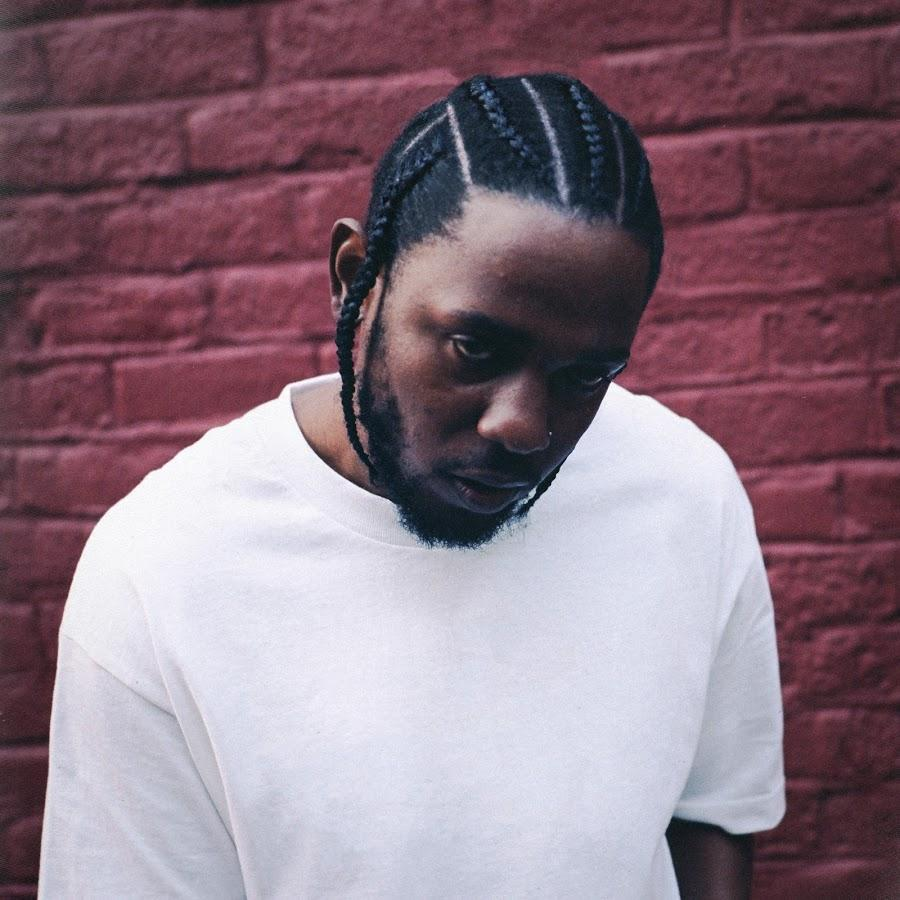
#> input picture resources/damn.jpg, 900 x 900 px
$ python -i images.py   (imports and definitions only)   (older library calls are emulated)
#> lines starting #> are read from the running program, lines starting #| are printed output that depends on the picture
import sys
sys.path.insert(0, 'vendor')

import os
import requests
from PIL import Image, ExifTags
from io import BytesIO
import random


# [13 lines left out: function upload_image, not called in this run]

def rotate_upright(image: Image):
    """
    Rotate a PIL image to upright depending on its current orientation according to EXIF data.
    """
    try:
        for orientation in ExifTags.TAGS.keys():
            if ExifTags.TAGS[orientation] == "Orientation":
                break
        exif = dict(image._getexif().items())

        orientation = exif[orientation]
        if orientation == 3:
            image = image.rotate(180, expand=True)
        elif orientation == 6:
            image = image.rotate(270, expand=True)
        elif orientation == 8:
            image = image.rotate(90, expand=True)
    except (AttributeError, KeyError) as e:
        pass
    return image

# [77 lines left out: functions upload_pil_image, pil_from_url, resize, limit_image_size, get_portrait, get_source_url, not called in this run]

>>> import cv2
>>> picture = cv2.imread('resources/damn.jpg', cv2.IMREAD_GRAYSCALE)
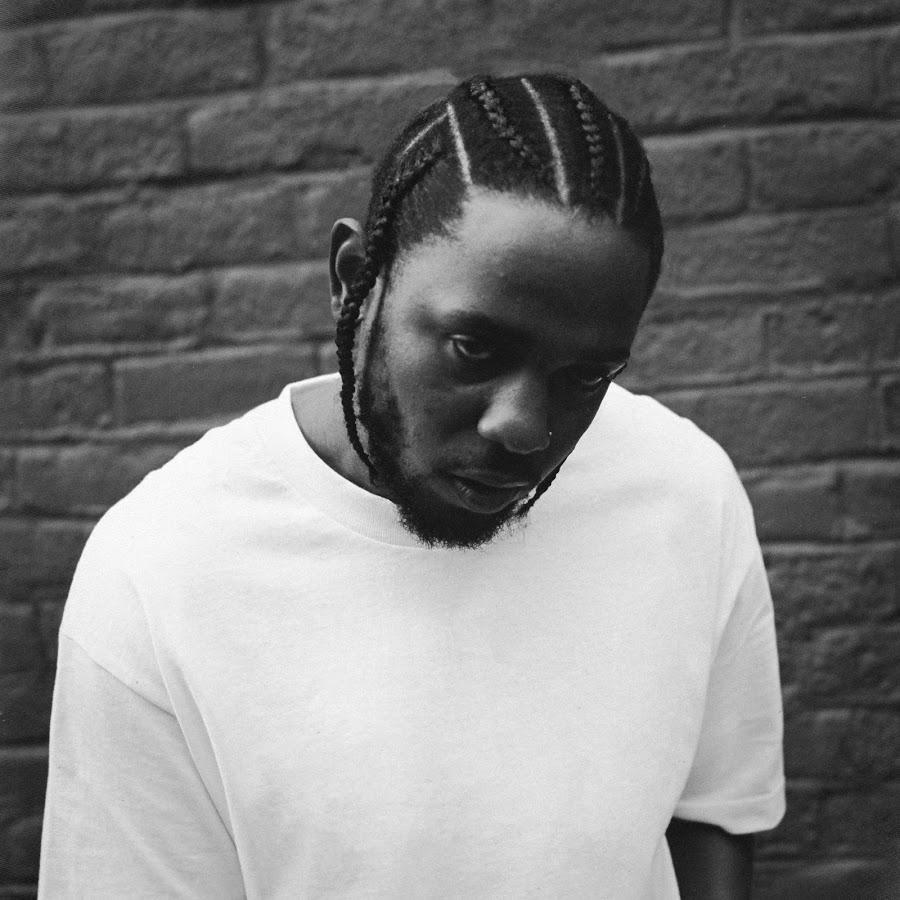
#> picture: shape (900, 900); min 0, max 255, mean 125
>>> result = rotate_upright(picture)
